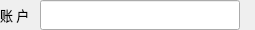
                    <widget class="QWidget" name="widget_id" native="true">
                     <property name="minimumSize">
                      <size>
                       <width>0</width>
                       <height>30</height>
                      </size>
                     </property>
                     <property name="maximumSize">
                      <size>
                       <width>16777215</width>
                       <height>30</height>
                      </size>
                     </property>
                     <layout class="QHBoxLayout" name="horizontalLayout">
                      <property name="spacing">
                       <number>0</number>
                      </property>
                      <property name="leftMargin">
                       <number>0</number>
                      </property>
                      <property name="topMargin">
                       <number>0</number>
                      </property>
                      <property name="rightMargin">
                       <number>0</number>
                      </property>
                      <property name="bottomMargin">
                       <number>0</number>
                      </property>
                      <item>
                       <widget class="QLabel" name="lab_idTitle">
                        <property name="minimumSize">
                         <size>
                          <width>40</width>
                          <height>30</height>
                         </size>
                        </property>
                        <property name="maximumSize">
                         <size>
                          <width>40</width>
                          <height>30</height>
                         </size>
                        </property>
                        <property name="font">
                         <font>
                          <family>微软雅黑</family>
                          <pointsize>10</pointsize>
                          <bold>false</bold>
                         </font>
                        </property>
                        <property name="text">
                         <string>账 户</string>
                        </property>
                       </widget>
                      </item>
                      <item>
                       <widget class="QLineEdit" name="lineEdit_id">
                        <property name="minimumSize">
                         <size>
                          <width>200</width>
                          <height>30</height>
                         </size>
                        </property>
                        <property name="maximumSize">
                         <size>
                          <width>200</width>
                          <height>30</height>
                         </size>
                        </property>
                        <property name="font">
                         <font>
                          <family>微软雅黑</family>
                          <pointsize>10</pointsize>
                          <bold>false</bold>
                         </font>
                        </property>
                        <property name="text">
                         <string/>
                        </property>
                        <property name="readOnly">
                         <bool>true</bool>
                        </property>
                       </widget>
                      </item>
                      <item>
                       <widget class="QLabel" name="lab_idYes">
                        <property name="minimumSize">
                         <size>
                          <width>15</width>
                          <height>30</height>
                         </size>
                        </property>
                        <property name="maximumSize">
                         <size>
                          <width>15</width>
                          <height>30</height>
                         </size>
                        </property>
                        <property name="font">
                         <font>
                          <family>微软雅黑</family>
                          <pointsize>14</pointsize>
                          <bold>true</bold>
                         </font>
                        </property>
                        <property name="text">
                         <string/>
                        </property>
                       </widget>
                      </item>
                     </layout>
                    </widget>
